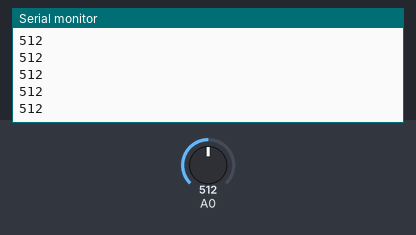
A sketch run on a simulated Arduino Uno, built with avr-gcc and run on an emulated ATmega328P. Parts: the last lines printed to the serial monitor. Inputs (shaded band) come from the test bench; at power-on: A0 = 512.

Above: at 1.2 s.
1.3 s: A0 set to 716
At 2.0 s:
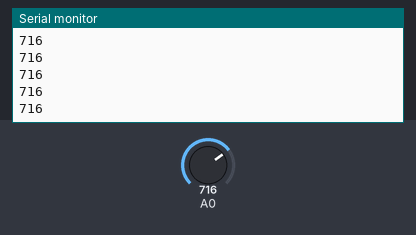
2.8 s: A0 set to 900
At 3.8 s:
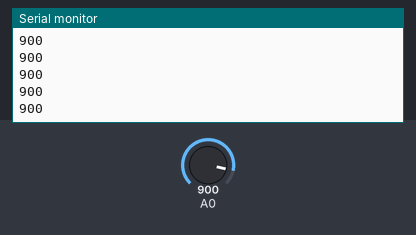
Timing chart, 0 to 5.8 s (numbered marks = the images above; inputs shaded):
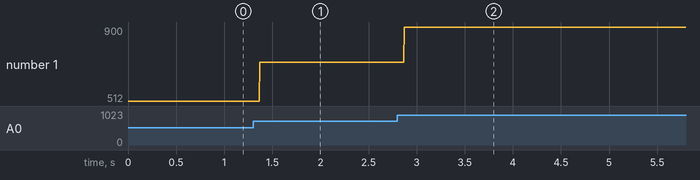

The sketch:

temp.ino
```cpp
void setup() {
  // put your setup code here, to run once:
pinMode(A0, INPUT);
Serial.begin(9600);
}

void loop() {
  // put your main code here, to run repeatedly:
int inp= analogRead(A0); Serial.println(inp);
}
```

Measured:
- after the input at 1.3 s, the serial monitor: prints a new line after 0.07 s (image 1)
- after the input at 2.8 s, the serial monitor: prints a new line after 0.07 s (image 2)
- plotted number 1: 512 → 716 after the input at 1.3 s, 716 → 900 after the input at 2.8 s
